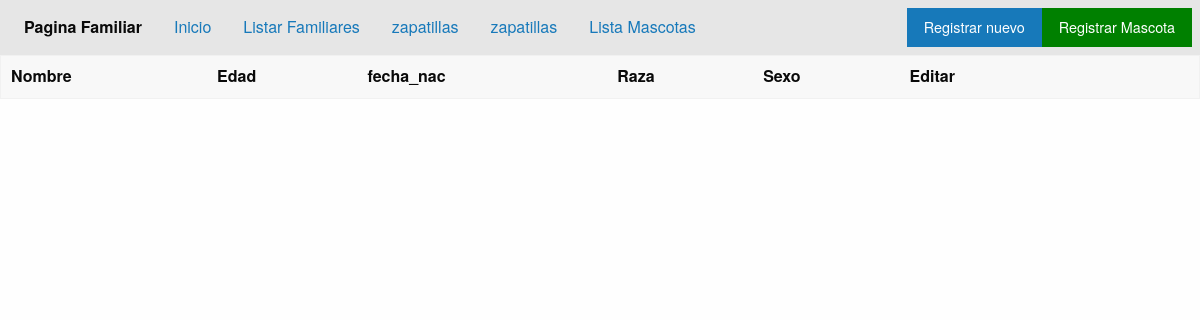
The page /listar/ on the database as committed earlier.
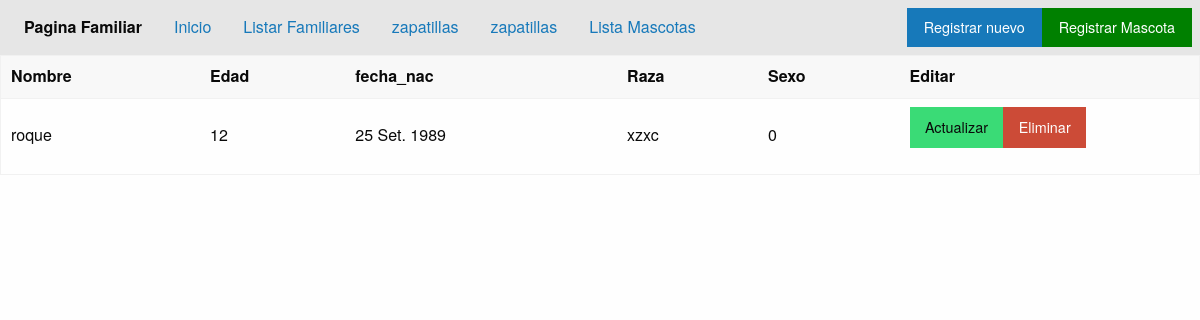
The same page on the database as committed later.
### applications/familia/models.py (models this page shows)
class Mascotas(models.Model):
    Sex_choises=(
        ('0', 'Macho'),
        ('1', 'Hembra'),
    )
    nombre = models.CharField('Nombre: ',max_length=20)
    raza = models.CharField('Raza: ',max_length=20)
    edad = models.PositiveIntegerField()
    fecha_nac = models.DateField('Fecha Nacimiento: ', blank=True, null=True)
    sexo = models.CharField('Sexo', max_length=1, choices=Sex_choises)

### applications/familia/views.py (the view)
# urls.py: path('listar/',views.MascotasListView.as_view(),name='ListaMascotas'),
class MascotasListView(ListView):
    model= Mascotas
    template_name = "mascotas/listar.html"
    context_object_name="lista"

### templates/mascotas/listar.html (shortened to what this page needs)
{% extends 'home.html' %}
{% load static %}
{% block content %}
{% include 'includes/header.html' %}
<table>
  <thead>
    <tr>
      <th>Nombre</th>
      <th>Edad</th>
      <th>fecha_nac</th>
      <th>Raza</th>
      <th>Sexo</th>
      <th width="300">Editar</th>
    </tr>
  </thead>
  {% for i in lista %}
  <tbody>
    <tr>
      <td>{{i.nombre}}</td>
      <td>{{i.edad}}</td>
      <td>{{i.fecha_nac}}</td>
      <td>{{i.raza}}</td>
      <td>{{i.sexo}}</td>
      <td><a class="button success" href="{% url 'familia_app:Update-mascota' i.id %}">Actualizar</a><a class="button alert"
          href="{% url 'familia_app:Delete-mascota' i.id %}">Eliminar</a></td>
    </tr>
  </tbody>
  {% endfor %}
</table>
{% endblock content %}

Rows that differ between the two databases and show on the page:
added Mascotas: nombre "roque", edad "12", fecha_nac "25 Set. 1989", raza "xzxc", sexo "0"
